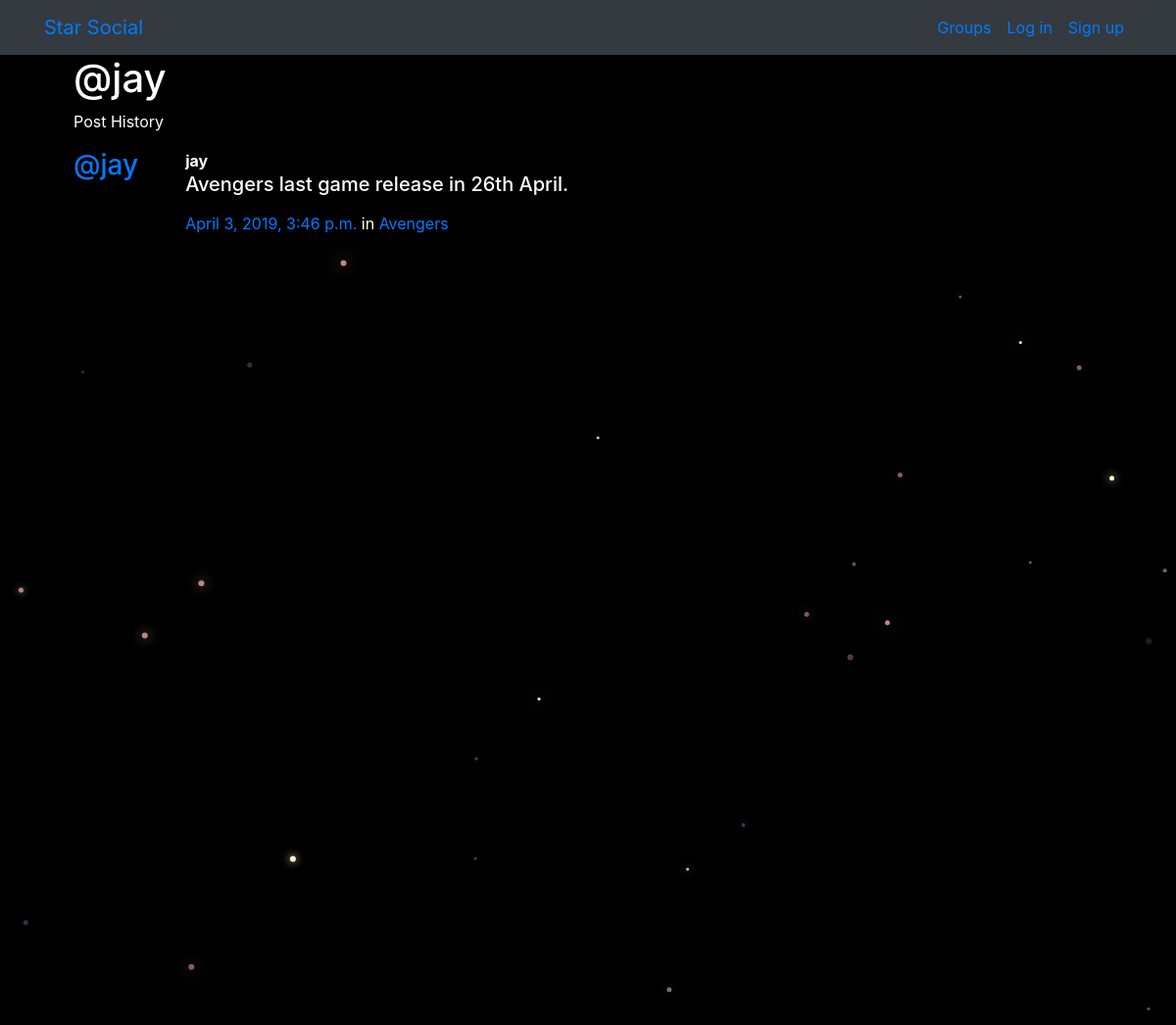
Screenshot of /posts/by/jay/ with the database file from the repository.
### posts/models.py (models this page shows, shortened)
class Post(models.Model):
    user = models.ForeignKey(User, related_name="posts",on_delete=models.CASCADE)
    created_at = models.DateTimeField(auto_now=True)
    message = models.TextField()
    message_html = models.TextField(editable=False)
    group = models.ForeignKey(Group, related_name="posts",null=True, blank=True,on_delete=models.CASCADE)
    class Meta:
        ordering = ["-created_at"]
        unique_together = ["user", "message"]

### groups/models.py (models this page shows, shortened)
class Group(models.Model):
    name = models.CharField(max_length=255, unique=True)
    slug = models.SlugField(allow_unicode=True, unique=True)
    description = models.TextField(blank=True, default='')
    description_html = models.TextField(editable=False, default='', blank=True)
    members = models.ManyToManyField(User,through="GroupMember")
    class Meta:
        ordering = ["name"]

### posts/views.py (the view)
# urls.py: path("by/<username>/",views.UserPosts.as_view(),name="for_user"),
class UserPosts(generic.ListView):
    model = models.Post
    template_name = "posts/user_post_list.html"
    def get_queryset(self):
        try:
            self.post_user = User.objects.prefetch_related("posts").get(
                username__iexact=self.kwargs.get("username")
            )
        except User.DoesNotExist:
            raise Http404
        else:
            return self.post_user.posts.all()
    def get_context_data(self, **kwargs):
        context = super().get_context_data(**kwargs)
        context["post_user"] = self.post_user
        return context

### posts/templates/posts/user_post_list.html
{% extends "posts/post_base.html" %}
{% block prepost %}
<div class="col-md-4">
	<h1>@{{ post_user.username }}</h1>
	<p>Post History</p>
</div>
{% endblock %}
{% block post_content %}
<div class="col-md-8">
	{% for post in post_list %}
		{% include "posts/_post.html" %}
	{% endfor %}
</div>
{% endblock %}

### posts/templates/posts/_post.html (shortened to what this page needs)
<div class="media">
	<h3 class="mr-5"><a href="{% url 'posts:for_user' username=post.user.username %}">@{{ post.user.username }}</a></h3>
	<div class="media-body">
		<strong>{{ post.user.username }}</strong>
		<h5>{{ post.message_html|safe }}</h5>
			<time class="time"><a href="{% url 'posts:single' username=post.user.username pk=post.pk %}">{{ post.created_at }}</a></time>
			{% if post.group %}
			<span class="group-name">in <a href="#">{{ post.group.name }}</a></span>
			{% endif %}
	</div>
</div>

### static/simplesocial/css/master.css (style rules this page uses)
body { margin: 0; overflow: hidden; background-color: black; color:white; }

### rows the page displays
Post: user.username "jay", message_html "Avengers last game release in 26th April.", created_at "April 3, 2019, 3:46 p.m.", group.name "Avengers"

### other values shown
{{ post_user.username }} "jay"
